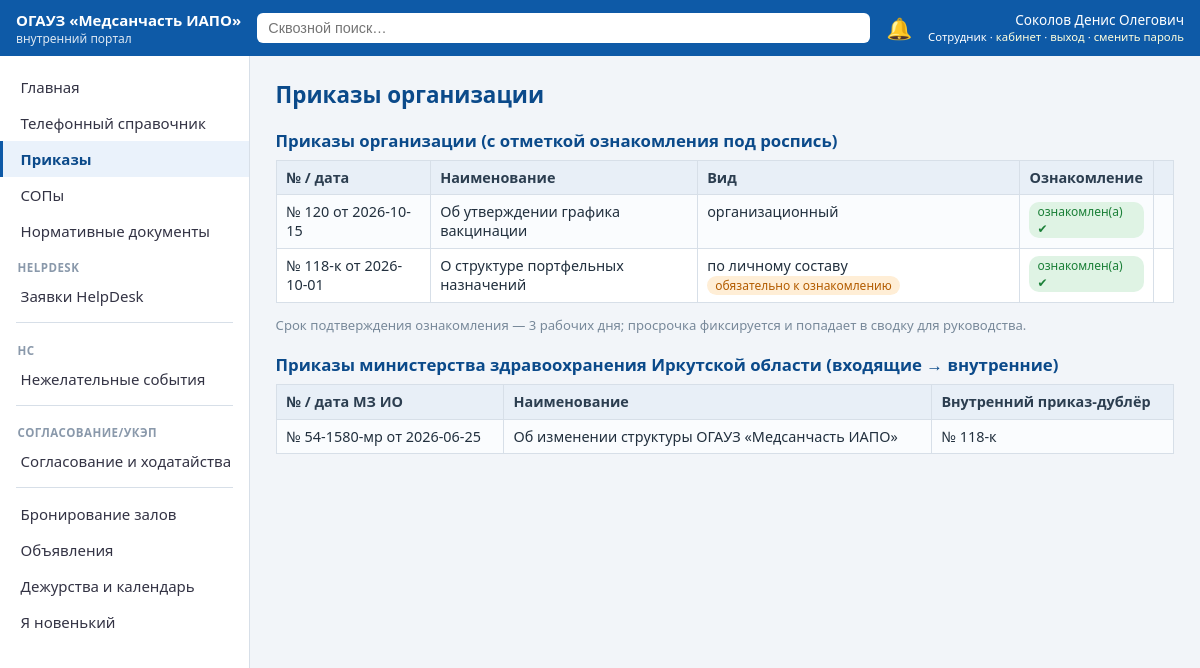
The page /orders (signed in) on the database its author committed.
### tables this page shows
CREATE TABLE users(
  id INTEGER PRIMARY KEY, fio TEXT, dept_id INTEGER REFERENCES departments(id),
  position TEXT, email TEXT, role_key TEXT REFERENCES roles(key),
  username TEXT UNIQUE, pw_hash TEXT, salt TEXT, must_change_pw INTEGER DEFAULT 0,
  active INTEGER DEFAULT 1, birth_month_day TEXT);

CREATE TABLE orders(id INTEGER PRIMARY KEY, num TEXT, odate TEXT, title TEXT,
  otype TEXT, mandatory_read INTEGER DEFAULT 0);

CREATE TABLE minzdrav_order(id INTEGER PRIMARY KEY, num TEXT, odate TEXT, title TEXT,
  inner_order_id INTEGER REFERENCES orders(id));

### app.py (the view)
@app.get("/orders", response_class=HTMLResponse)
def orders(request: Request):
    u = current_user(request)
    if not u:
        return RedirectResponse("/login", status_code=302)
    con = get_db()
    rows = con.execute("SELECT * FROM orders ORDER BY odate DESC").fetchall()
    mz = con.execute("""SELECT m.*, o.num inner_num FROM minzdrav_order m LEFT JOIN orders o ON o.id=m.inner_order_id""").fetchall()
    read_ids = {r["doc_id"] for r in con.execute("SELECT doc_id FROM read_log WHERE doc_kind='order' AND user_id=?", (u["id"],)).fetchall()}
    con.close()
    return ctx(request, rows=rows, mz=mz, read_ids=read_ids, template="orders.html", section="Приказы организации")

### templates/orders.html
{% extends "base.html" %}
{% block body %}
<h2>Приказы организации (с отметкой ознакомления под роспись)</h2>
<table><tr><th>№ / дата</th><th>Наименование</th><th>Вид</th><th>Ознакомление</th><th></th></tr>
{% for o in rows %}
<tr><td>{{ o['num'] }} от {{ o['odate'] }}</td><td>{{ o['title'] }}</td><td>{{ o['otype'] }}{% if o['mandatory_read'] %} <span class="tag orange">обязательно к ознакомлению</span>{% endif %}</td>
<td>{% if o['id'] in read_ids %}<span class="tag green">ознакомлен(а) ✔</span>{% else %}<span class="tag red">не ознакомлен(а)</span>{% endif %}</td>
<td>{% if o['id'] not in read_ids %}<form method="post" action="/orders/{{ o['id'] }}/read"><button class="btn sm">Подтвердить ознакомление</button></form>{% endif %}</td></tr>
{% endfor %}</table>
<p class="muted">Срок подтверждения ознакомления — 3 рабочих дня; просрочка фиксируется и попадает в сводку для руководства.</p>
<h2>Приказы министерства здравоохранения Иркутской области (входящие → внутренние)</h2>
<table><tr><th>№ / дата МЗ ИО</th><th>Наименование</th><th>Внутренний приказ-дублёр</th></tr>
{% for m in mz %}<tr><td>{{ m['num'] }} от {{ m['odate'] }}</td><td>{{ m['title'] }}</td><td>{{ m['inner_num'] or 'проект готовится' }}</td></tr>{% endfor %}</table>
{% endblock %}

### templates/base.html (shortened to what this page needs)
<!doctype html>
<html lang="ru">
<head>
<link rel="stylesheet" href="/static/style.css">
</head>
<body>
{% if user %}
<header class="topbar">
  <div class="brand"><a href="/" style="color:#fff;text-decoration:none">ОГАУЗ «Медсанчасть&nbsp;ИАПО»</a> <span>внутренний портал</span></div>
  <form action="/search" method="get" class="searchbox">
    <input name="q" placeholder="Сквозной поиск…" value="{{ q or '' }}">
  </form>
  <a class="bell" href="/notifications" title="Уведомления">🔔{% if unread %}<span class="badge">{{ unread }}</span>{% endif %}</a>
  <div class="who">{{ user['fio'] }}<br><small>{{ role_names.get(user['role_key'], user['role_key']) }} · <a href="/dashboard">кабинет</a> · <a href="/logout">выход</a> · <a href="/change-password">сменить пароль</a></small></div>
</header>
<div class="layout">
  <nav class="side" id="side">
    {% set rv = role_vis.get(user['role_key'], []) %}
    {% set ns_ = namespace(group="") %}
    {% for need_role, title, url in menu %}
      {% set allowed = (need_role == "") or ('*' in rv) or (need_role in rv) %}
      {% if allowed %}
        {% if need_role != ns_.group %}
          {% if ns_.group %}<div class="navsep"></div>{% endif %}
          {% set ns_.group = need_role %}
          {% if need_role %}<div class="navgroup">{{ need_role }}</div>{% endif %}
        {% endif %}
        <a href="{{ url }}" class="{{ 'active' if request.url.path == url }}">{{ title }}</a>
      {% endif %}
    {% endfor %}
  </nav>
  <main class="content">
    <h1>{{ section }}</h1>
    {% block body %}{% endblock %}
  </main>
</div>
{% else %}
<main style="padding:2rem">{% block anon %}{% endblock %}</main>
{% endif %}
</body>
</html>

### static/style.css (style rules this page uses)
:root { --c1:#0e5aa7;--c2:#0b4a8a;--bg:#f2f5f9;--line:#d7dfe8;--ok:#1a7f37;--warn:#b35c00;--err:#c0392b }
* { box-sizing:border-box }
body { margin:0;font-family:'Segoe UI',Roboto,Arial,sans-serif;background:var(--bg);color:#22303e;font-size:15px }
a { color:var(--c1);text-decoration:none }
.topbar { display:flex;align-items:center;gap:1rem;background:var(--c1);color:#fff;padding:.6rem 1rem;position:sticky;top:0;z-index:10 }
.topbar a { color:#ffd }
.brand { font-weight:600 }
.brand span { display:block;font-weight:400;font-size:.75rem;opacity:.85 }
.searchbox { flex:1;display:flex }
.searchbox input { width:100%;padding:.45rem .7rem;border-radius:6px;border:0;font-size:.9rem }
.bell { position:relative;font-size:1.3rem;text-decoration:none }
.who { font-size:.85rem;text-align:right;line-height:1.2 }
.layout { display:flex;min-height:calc(100vh - 60px) }
.side { width:250px;background:#fff;border-right:1px solid var(--line);padding:.8rem 0;flex-shrink:0 }
.side a { display:block;padding:.5rem 1.1rem;color:#334;border-left:3px solid transparent }
.side a.active { border-left-color:var(--c1);background:#eaf2fb;color:var(--c2);font-weight:600 }
.content { flex:1;padding:1.2rem 1.6rem;max-width:1200px }
h1 { margin:.2rem 0 1rem;font-size:1.4rem;color:var(--c2) }
h2 { font-size:1.05rem;color:var(--c2);margin:1.2rem 0 .5rem }
table { border-collapse:collapse;width:100%;background:#fff;font-size:.9rem }
th,td { border:1px solid var(--line);padding:.45rem .6rem;text-align:left;vertical-align:top }
th { background:#e8eff7;color:#2c3e50 }
tr:nth-child(even) td { background:#fafcfe }
.tag { display:inline-block;padding:1px 8px;border-radius:10px;font-size:.75rem;background:#e2ecf7;color:var(--c2) }
.tag.green { background:#dff3e4;color:var(--ok) }
.tag.orange { background:#ffeed6;color:var(--warn) }
.muted { color:#78899a;font-size:.82rem }
.navgroup { padding:.7rem 1.1rem .2rem;font-size:.72rem;text-transform:uppercase;letter-spacing:.04em;color:#8a99ab;font-weight:600 }
.navsep { border-top:1px solid var(--line);margin:.5rem 1rem }

### rows shown on the page
users: fio "Соколов Денис Олегович", get "Сотрудник"
orders: num "№ 120", odate "2026-10-15", title "Об утверждении графика вакцинации", otype "организационный", shows "ознакомлен(а) ✔"
orders: num "№ 118-к", odate "2026-10-01", title "О структуре портфельных назначений", otype "по личному составу", mandatory_read "обязательно к ознакомлению", shows "ознакомлен(а) ✔"
minzdrav_order: num "№ 54-1580-мр", odate "2026-06-25", title "Об изменении структуры ОГАУЗ «Медсанчасть ИАПО»", num "№ 118-к"

### other values the page prints
{{ title }} "Главная" "Телефонный справочник" "Приказы" "СОПы" "Нормативные документы" "Заявки HelpDesk" "Нежелательные события" "Согласование и ходатайства" "Бронирование залов" "Объявления" "Дежурства и календарь" "Я новенький"
{{ need_role }} "HELPDESK" "НС" "СОГЛАСОВАНИЕ/УКЭП"
{{ section }} "Приказы организации"
